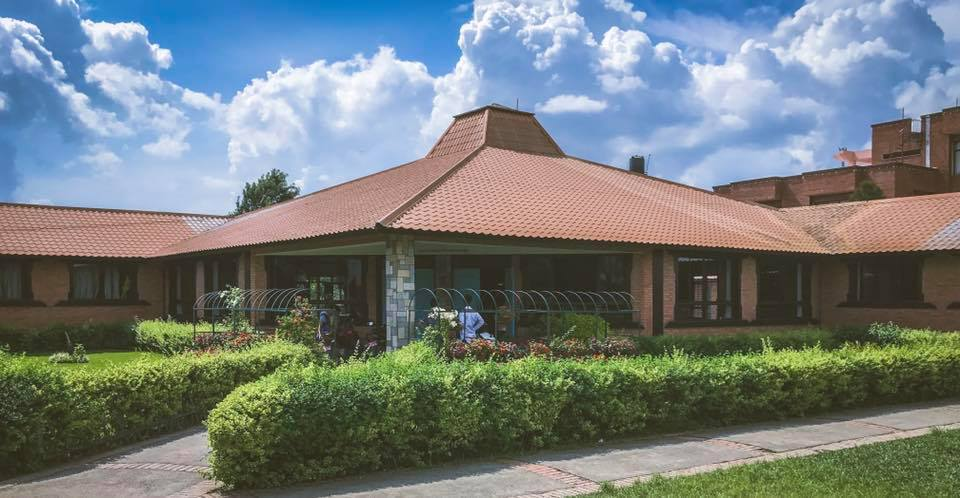
#> input picture Photos/sos.jpeg, 960 x 498 px
$ python masking.py
#> lines starting #> are read from the running program, lines starting #| are printed output that depends on the picture; after the words box and inside, x2 and y2 are one past the last pixel; in counts of white or black regions, pixels touching at a corner belong together
import cv2 as cv
import numpy as np

img=cv.imread('Photos/sos.jpeg')
#> img is the input picture: shape (498, 960, 3); mean B, G, R 125.1, 125.6, 117
cv.imshow('SOS',img)

blank = np.zeros(img.shape[:2],dtype='uint8')

mask= cv.circle(blank,(img.shape[1]//2,img.shape[0]//2),100,255,-1)
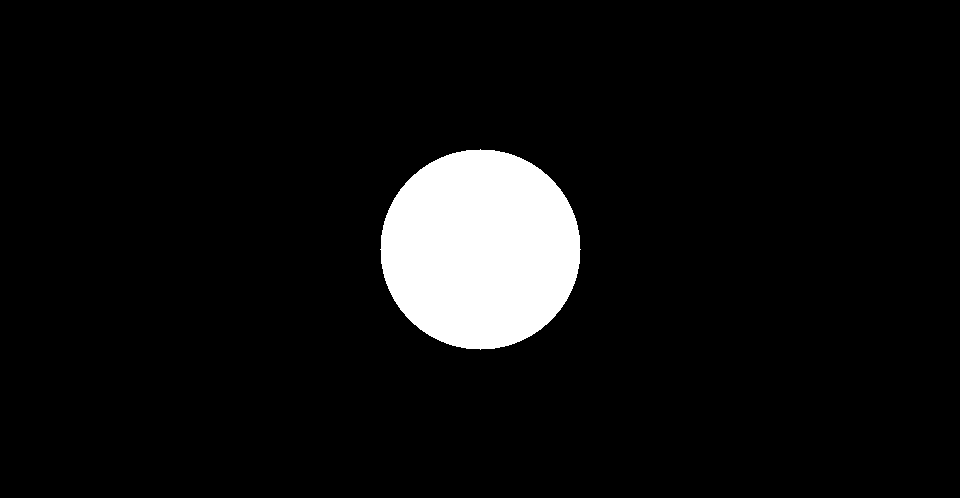
#> blank: shape (498, 960); 6.6% white; 1 white region, box (x1, y1, x2, y2) and area: (380, 149, 581, 350) 31417
cv.imshow('Mask',mask)

masked = cv.bitwise_and(img,img,mask=mask)
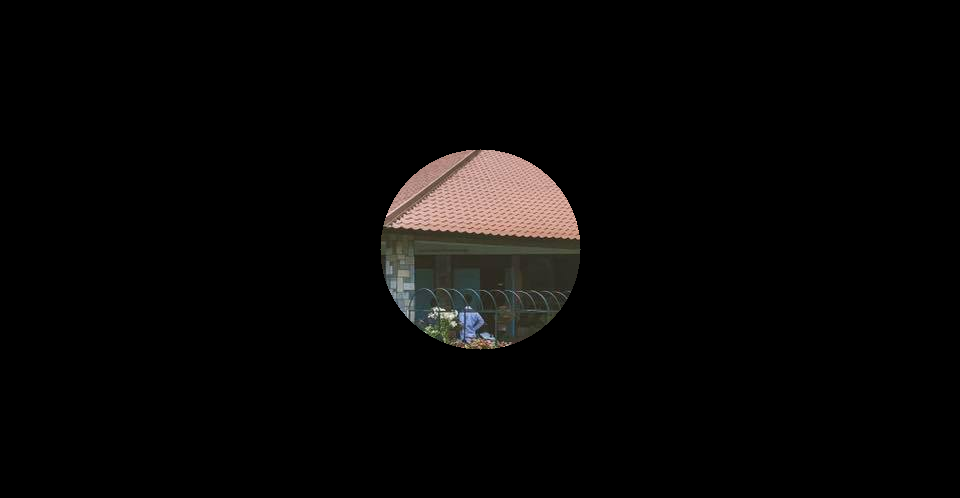
#> masked: shape (498, 960, 3); mean B, G, R 6.1, 6.7, 7.7
cv.imshow('Masked',masked)

cv.waitKey(0)

$ run again, with Photos/fisk.jpeg copied over Photos/sos.jpeg
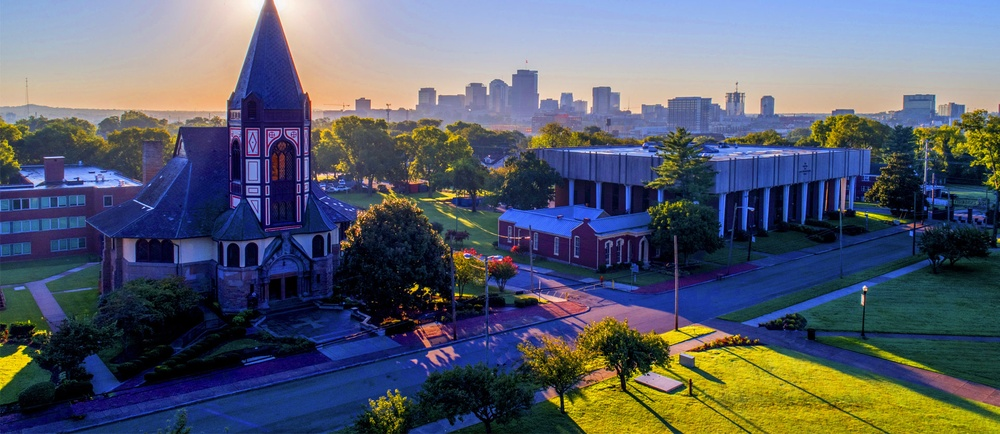
#> input picture Photos/fisk.jpeg, 1000 x 434 px, shrunk from 1920 x 833 before the run
#> img is the input picture: shape (434, 1000, 3); mean B, G, R 107.5, 92.8, 87
#> `mask= cv.circle(blank,(img.shape[1]//2,img.shape[0]//2),100,255,-1)`:
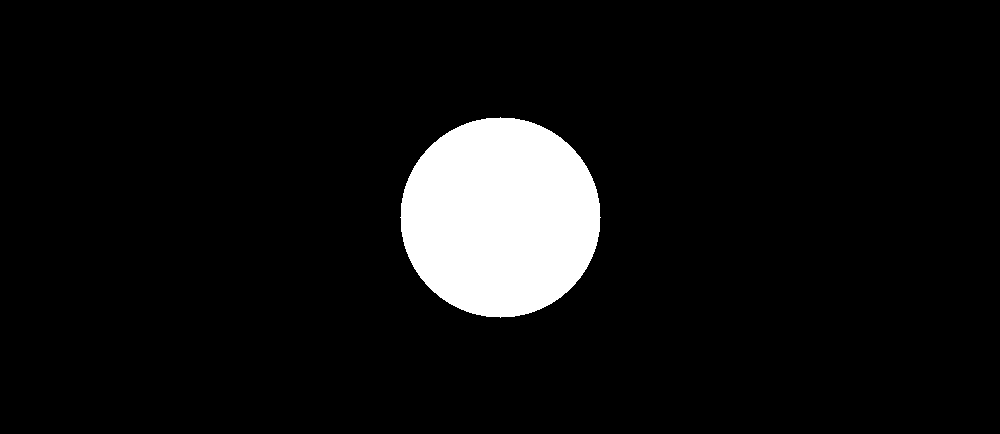
#> blank: shape (434, 1000); 7.2% white; 1 white region, box (x1, y1, x2, y2) and area: (400, 117, 601, 318) 31417
#> `masked = cv.bitwise_and(img,img,mask=mask)`:
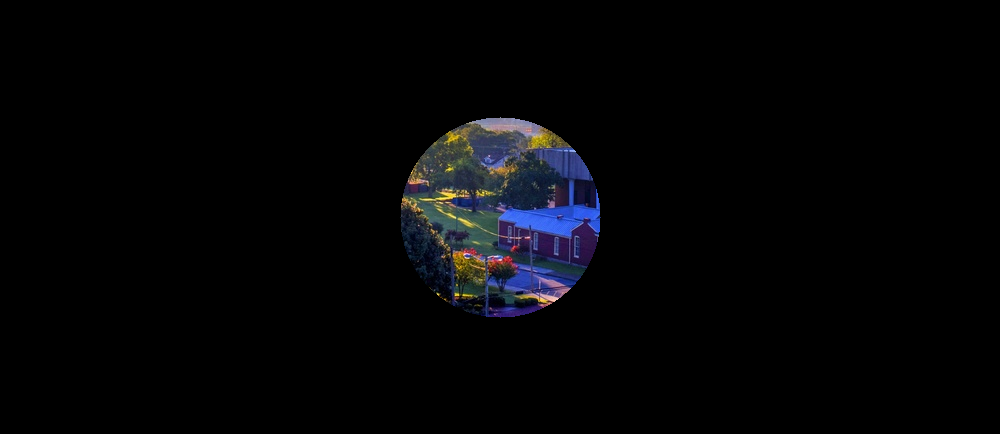
#> masked: shape (434, 1000, 3); mean B, G, R 6.4, 4.7, 4.4

$ run again, with Photos/mountains.jpeg copied over Photos/sos.jpeg
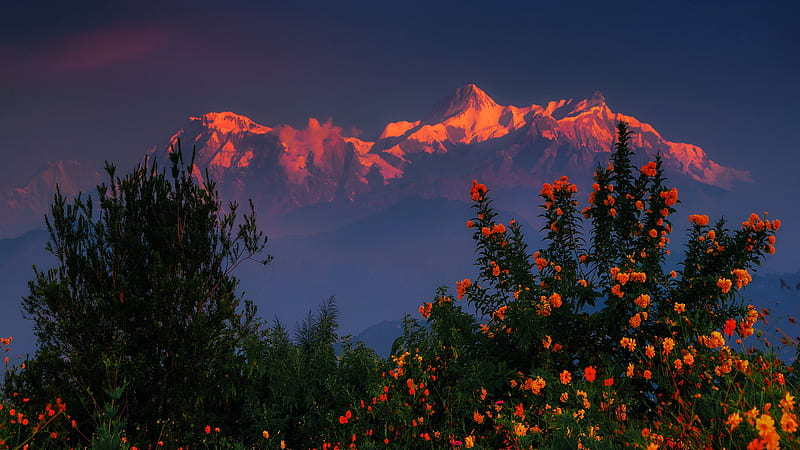
#> input picture Photos/mountains.jpeg, 800 x 450 px
#> img is the input picture: shape (450, 800, 3); mean B, G, R 57.5, 45.6, 50.2
#> `mask= cv.circle(blank,(img.shape[1]//2,img.shape[0]//2),100,255,-1)`:
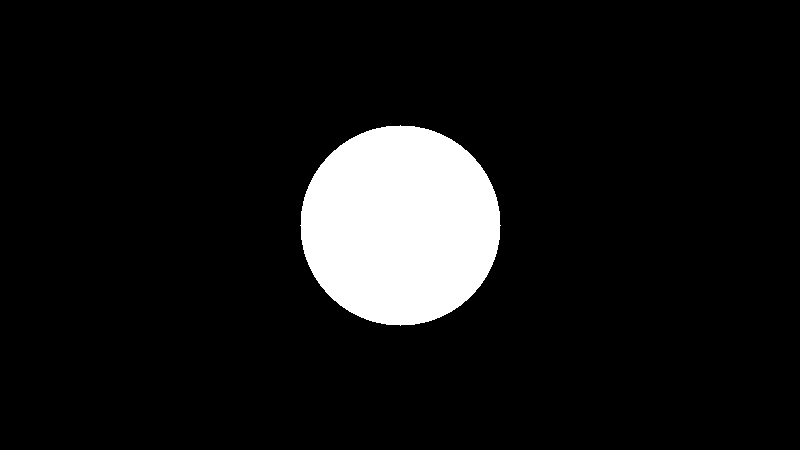
#> blank: shape (450, 800); 8.7% white; 1 white region, box (x1, y1, x2, y2) and area: (300, 125, 501, 326) 31417
#> `masked = cv.bitwise_and(img,img,mask=mask)`:
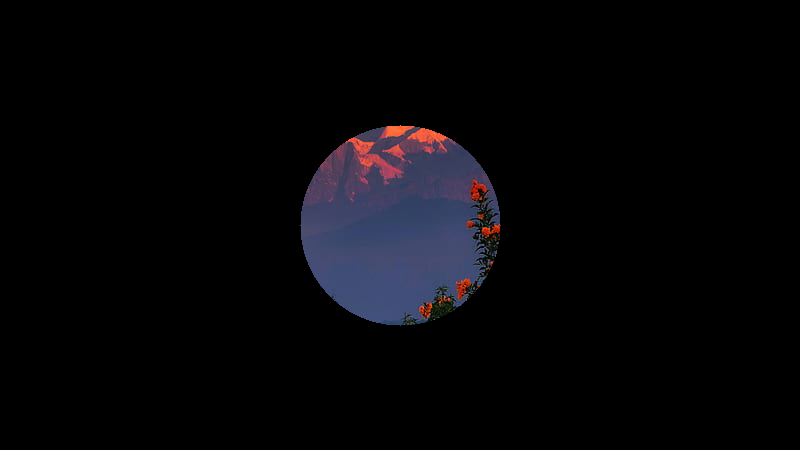
#> masked: shape (450, 800, 3); mean B, G, R 8.5, 6, 6.4

$ run again, with Photos/pexels-jack-hawley-57905.jpeg copied over Photos/sos.jpeg
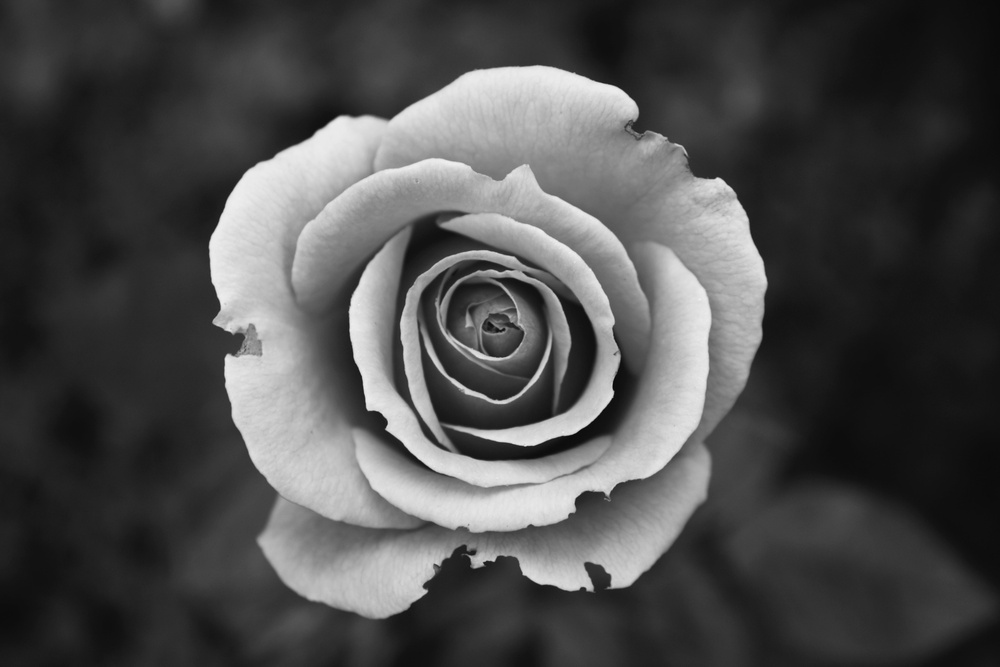
#> input picture Photos/pexels-jack-hawley-57905.jpeg, 1000 x 667 px, shrunk from 4272 x 2848 before the run
#> img is the input picture: shape (667, 1000, 3); min 5, max 240, mean 76.7
#> `mask= cv.circle(blank,(img.shape[1]//2,img.shape[0]//2),100,255,-1)`:
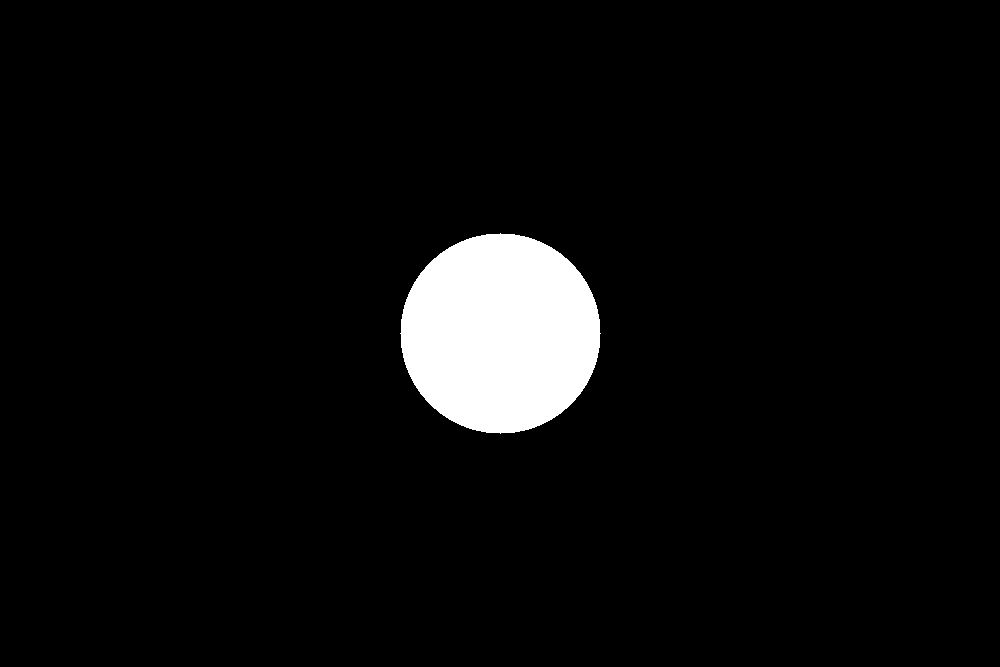
#> blank: shape (667, 1000); 4.7% white; 1 white region, box (x1, y1, x2, y2) and area: (400, 233, 601, 434) 31417
#> `masked = cv.bitwise_and(img,img,mask=mask)`:
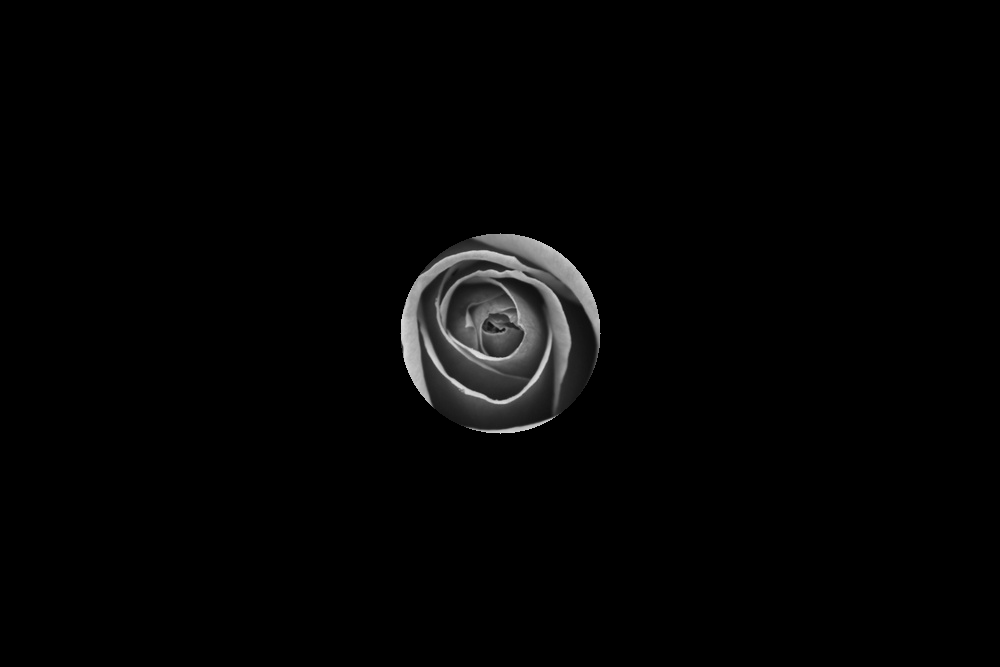
#> masked: shape (667, 1000, 3); min 0, max 230, mean 4.1
